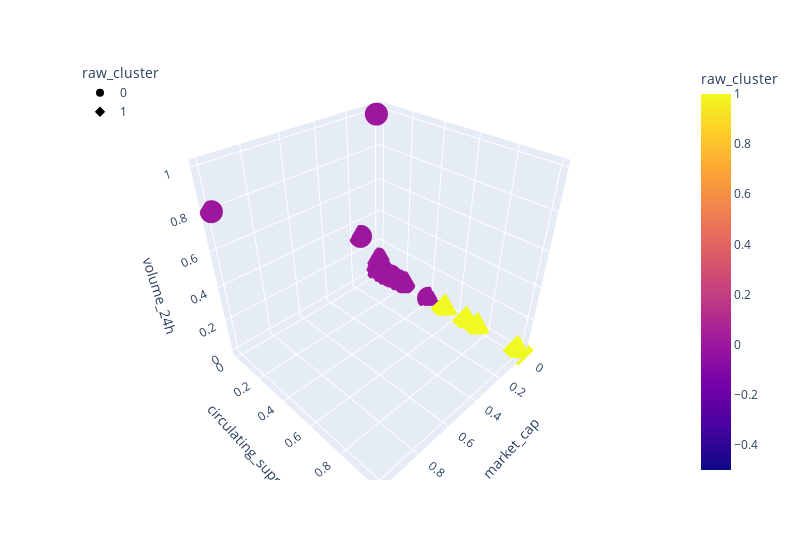

This figure's notebook cell:
### Code cell
fig = px.scatter_3d(
    test_spectral,
    x="market_cap",
    y="circulating_suppy",
    z="volume_24h",
    hover_name=test_spectral.index,
    hover_data=["price"],
    color="raw_cluster",
    symbol="raw_cluster",
#     size="TotalCoinSupply",
    width=800,
)
fig.update_layout(legend=dict(x=0, y=1))
fig.show()

### Figure 1 — Plotly figure (JSON) as saved in the notebook; plotly's stock layout.template omitted (floating-point values rounded to 4 significant figures; data arrays with more than 128 entries replaced by an {"elided": "..."} marker saying what was removed)
{"data": [{"customdata": {"elided": "196x1 float values"}, "hovertemplate": "<b>%{hovertext}</b><br><br>raw_cluster=%{marker.color}<br>market_cap=%{x}<br>circulating_suppy=%{y}<br>volume_24h=%{z}<br>price=%{customdata[0]}<extra></extra>", "hovertext": {"elided": "196 str values"}, "legendgroup": "0", "marker": {"color": {"elided": "196 int values"}, "coloraxis": "coloraxis", "symbol": "circle"}, "mode": "markers", "name": "0", "scene": "scene", "showlegend": true, "type": "scatter3d", "x": {"elided": "196 float values"}, "y": {"elided": "196 float values"}, "z": {"elided": "196 float values"}}, {"customdata": [[6.831e-08], [3.535e-08], [1.49e-08], [0]], "hovertemplate": "<b>%{hovertext}</b><br><br>raw_cluster=%{marker.color}<br>market_cap=%{x}<br>circulating_suppy=%{y}<br>volume_24h=%{z}<br>price=%{customdata[0]}<extra></extra>", "hovertext": ["HOT", "BTT", "NPXS", "WIN"], "legendgroup": "1", "marker": {"color": [1, 1, 1, 1], "coloraxis": "coloraxis", "symbol": "diamond"}, "mode": "markers", "name": "1", "scene": "scene", "showlegend": true, "type": "scatter3d", "x": [0.0005821, 0.0003961, 0.0001891, 3.311e-05], "y": [0.5289, 0.6781, 0.751, 1], "z": [0.0003871, 0.001099, 0.0001232, 6.686e-05]}], "layout": {"coloraxis": {"colorbar": {"title": {"text": "raw_cluster"}}, "colorscale": [[0, "#0d0887"], [0.1111, "#46039f"], [0.2222, "#7201a8"], [0.3333, "#9c179e"], [0.4444, "#bd3786"], [0.5556, "#d8576b"], [0.6667, "#ed7953"], [0.7778, "#fb9f3a"], [0.8889, "#fdca26"], [1, "#f0f921"]]}, "legend": {"title": {"text": "raw_cluster"}, "tracegroupgap": 0, "x": 0, "y": 1}, "margin": {"t": 60}, "scene": {"domain": {"x": [0, 1], "y": [0, 1]}, "xaxis": {"title": {"text": "market_cap"}}, "yaxis": {"title": {"text": "circulating_suppy"}}, "zaxis": {"title": {"text": "volume_24h"}}}, "width": 800}}
